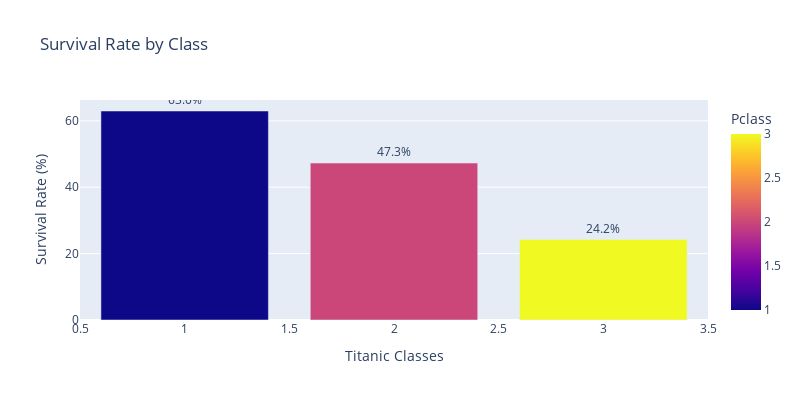

This figure's notebook cell:
### Markdown cell above
* 74.2% of females survived vs. 18.9% of males

### Code cell
import plotly.express as px
import pandas as pd

# Calculate survival rate by class
survival_rate = (
    df2[df2['Survived'] == 1].groupby('Pclass').size() / df2.groupby('Pclass').size()
).reset_index(name='Survival Rate')

# Convert to percentage
survival_rate['Survival Rate'] *= 100

# Plotly bar chart
fig = px.bar(
    survival_rate,
    x='Pclass',
    y='Survival Rate',
    color='Pclass',
    title='Survival Rate by Class',
    text='Survival Rate',
    color_discrete_map={1: 'salmon', 2: 'gray', 3: 'skyblue'}
)

# Beautify layout
fig.update_layout(
    width=800,
    height=400,
    xaxis_title="Titanic Classes",
    yaxis_title="Survival Rate (%)",
    showlegend=False
)

# Format bar text
fig.update_traces(texttemplate='%{text:.1f}%', textposition='outside')

fig.show()

### Figure 1 — Plotly figure (JSON) as saved in the notebook; plotly's stock layout.template omitted (floating-point values rounded to 4 significant figures)
{"data": [{"hovertemplate": "Pclass=%{marker.color}<br>Survival Rate=%{text}<extra></extra>", "legendgroup": "", "marker": {"color": [1, 2, 3], "coloraxis": "coloraxis", "pattern": {"shape": ""}}, "name": "", "orientation": "v", "showlegend": false, "text": [62.96, 47.28, 24.24], "textposition": "outside", "texttemplate": "%{text:.1f}%", "type": "bar", "x": [1, 2, 3], "xaxis": "x", "y": [62.96, 47.28, 24.24], "yaxis": "y"}], "layout": {"barmode": "relative", "coloraxis": {"colorbar": {"title": {"text": "Pclass"}}, "colorscale": [[0, "#0d0887"], [0.1111, "#46039f"], [0.2222, "#7201a8"], [0.3333, "#9c179e"], [0.4444, "#bd3786"], [0.5556, "#d8576b"], [0.6667, "#ed7953"], [0.7778, "#fb9f3a"], [0.8889, "#fdca26"], [1, "#f0f921"]]}, "height": 400, "legend": {"tracegroupgap": 0}, "showlegend": false, "title": {"text": "Survival Rate by Class"}, "width": 800, "xaxis": {"anchor": "y", "domain": [0, 1], "title": {"text": "Titanic Classes"}}, "yaxis": {"anchor": "x", "domain": [0, 1], "title": {"text": "Survival Rate (%)"}}}}
